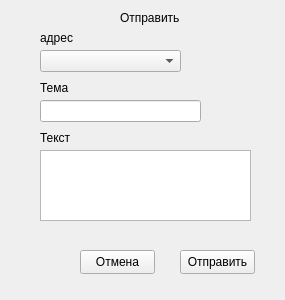
<?xml version="1.0" encoding="UTF-8"?>
<ui version="4.0">
 <class>Form</class>
 <widget class="QWidget" name="Form">
  <property name="geometry">
   <rect>
    <x>0</x>
    <y>0</y>
    <width>285</width>
    <height>300</height>
   </rect>
  </property>
  <property name="windowTitle">
   <string>Form</string>
  </property>
  <widget class="QPushButton" name="b_ok">
   <property name="geometry">
    <rect>
     <x>180</x>
     <y>250</y>
     <width>75</width>
     <height>24</height>
    </rect>
   </property>
   <property name="text">
    <string>Отправить</string>
   </property>
  </widget>
  <widget class="QComboBox" name="email">
   <property name="geometry">
    <rect>
     <x>40</x>
     <y>50</y>
     <width>141</width>
     <height>22</height>
    </rect>
   </property>
  </widget>
  <widget class="QTextEdit" name="note">
   <property name="geometry">
    <rect>
     <x>40</x>
     <y>150</y>
     <width>211</width>
     <height>71</height>
    </rect>
   </property>
  </widget>
  <widget class="QLineEdit" name="topic">
   <property name="geometry">
    <rect>
     <x>40</x>
     <y>100</y>
     <width>161</width>
     <height>22</height>
    </rect>
   </property>
  </widget>
  <widget class="QLabel" name="label">
   <property name="geometry">
    <rect>
     <x>40</x>
     <y>30</y>
     <width>49</width>
     <height>16</height>
    </rect>
   </property>
   <property name="text">
    <string>адрес</string>
   </property>
  </widget>
  <widget class="QLabel" name="label_2">
   <property name="geometry">
    <rect>
     <x>40</x>
     <y>80</y>
     <width>49</width>
     <height>16</height>
    </rect>
   </property>
   <property name="text">
    <string>Тема</string>
   </property>
  </widget>
  <widget class="QLabel" name="label_3">
   <property name="geometry">
    <rect>
     <x>40</x>
     <y>130</y>
     <width>49</width>
     <height>16</height>
    </rect>
   </property>
   <property name="text">
    <string>Текст</string>
   </property>
  </widget>
  <widget class="QPushButton" name="b_cancel">
   <property name="geometry">
    <rect>
     <x>80</x>
     <y>250</y>
     <width>75</width>
     <height>24</height>
    </rect>
   </property>
   <property name="text">
    <string>Отмена</string>
   </property>
  </widget>
  <widget class="QLabel" name="label_4">
   <property name="geometry">
    <rect>
     <x>120</x>
     <y>10</y>
     <width>81</width>
     <height>16</height>
    </rect>
   </property>
   <property name="text">
    <string>Отправить</string>
   </property>
  </widget>
 </widget>
 <resources/>
 <connections/>
</ui>
